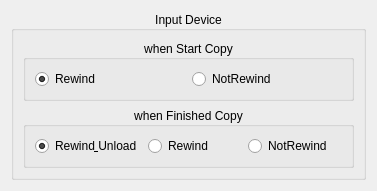
<?xml version="1.0" encoding="UTF-8"?>
<ui version="4.0">
 <class>deviceParam</class>
 <widget class="QWidget" name="deviceParam">
  <property name="windowModality">
   <enum>Qt::NonModal</enum>
  </property>
  <property name="geometry">
   <rect>
    <x>0</x>
    <y>0</y>
    <width>377</width>
    <height>176</height>
   </rect>
  </property>
  <property name="windowTitle">
   <string>Form</string>
  </property>
  <layout class="QGridLayout" name="gridLayout_4">
   <item row="0" column="0">
    <widget class="QGroupBox" name="groupBoxDev">
     <property name="title">
      <string>Input Device</string>
     </property>
     <property name="alignment">
      <set>Qt::AlignCenter</set>
     </property>
     <property name="flat">
      <bool>false</bool>
     </property>
     <property name="checkable">
      <bool>false</bool>
     </property>
     <layout class="QGridLayout" name="gridLayout_3">
      <item row="0" column="0">
       <widget class="QGroupBox" name="groupBoxStart">
        <property name="title">
         <string>when Start Copy</string>
        </property>
        <property name="alignment">
         <set>Qt::AlignCenter</set>
        </property>
        <layout class="QGridLayout" name="gridLayout">
         <item row="0" column="1">
          <widget class="QRadioButton" name="radioButtonNotRewind">
           <property name="toolTip">
            <string>NotRewind</string>
           </property>
           <property name="statusTip">
            <string>NotRewind</string>
           </property>
           <property name="text">
            <string>NotRewind</string>
           </property>
           <property name="checked">
            <bool>false</bool>
           </property>
          </widget>
         </item>
         <item row="0" column="0">
          <widget class="QRadioButton" name="radioButtonRewind">
           <property name="statusTip">
            <string>rewind</string>
           </property>
           <property name="text">
            <string>Rewind</string>
           </property>
           <property name="checked">
            <bool>true</bool>
           </property>
          </widget>
         </item>
        </layout>
       </widget>
      </item>
      <item row="1" column="0">
       <widget class="QGroupBox" name="groupBoxEnd">
        <property name="title">
         <string>when Finished Copy</string>
        </property>
        <property name="alignment">
         <set>Qt::AlignCenter</set>
        </property>
        <layout class="QGridLayout" name="gridLayout_2">
         <item row="0" column="0">
          <widget class="QRadioButton" name="radioButtonNotRewindEnd">
           <property name="statusTip">
            <string>Rewind&amp;Unload</string>
           </property>
           <property name="text">
            <string>Rewind&amp; Unload</string>
           </property>
           <property name="checked">
            <bool>true</bool>
           </property>
          </widget>
         </item>
         <item row="0" column="1">
          <widget class="QRadioButton" name="radioButtonRewindEnd">
           <property name="statusTip">
            <string>rewind</string>
           </property>
           <property name="text">
            <string>Rewind</string>
           </property>
           <property name="checked">
            <bool>false</bool>
           </property>
          </widget>
         </item>
         <item row="0" column="2">
          <widget class="QRadioButton" name="radioButtonRewindUnloadEnd">
           <property name="toolTip">
            <string>NotRewind</string>
           </property>
           <property name="statusTip">
            <string>NotRewind</string>
           </property>
           <property name="text">
            <string>NotRewind</string>
           </property>
           <property name="checked">
            <bool>false</bool>
           </property>
          </widget>
         </item>
        </layout>
       </widget>
      </item>
     </layout>
    </widget>
   </item>
  </layout>
 </widget>
 <resources/>
 <connections/>
</ui>
